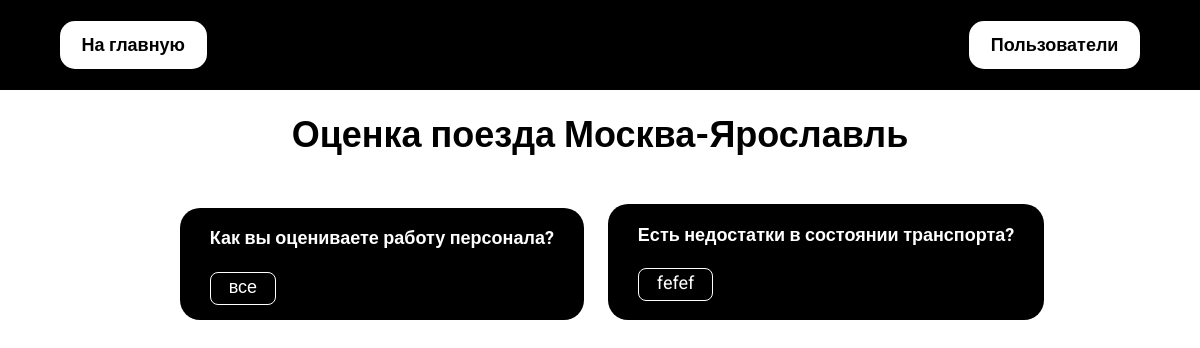
Page /forms/passed_form/11/ on the committed database.
### forms/models.py (models this page shows, shortened)
class Passed_Form(models.Model):
    form = models.ForeignKey(Form, on_delete=models.CASCADE)
    user = models.ForeignKey(User, on_delete=models.CASCADE)

class Form(models.Model):
    name = models.CharField(max_length=255)
    pub_date = models.DateTimeField('date published')
    questions = models.ManyToManyField(Question)

class Answer(models.Model):
    passed_form = models.ForeignKey(Passed_Form, on_delete=models.CASCADE)
    question = models.ForeignKey(Question, on_delete=models.CASCADE)
    text = models.CharField(max_length=255)

class Question(models.Model):
    text = models.CharField(max_length=1024)

### forms/views.py (the view)
# urls.py: path('passed_form/<int:pk>/', views.PassedFormView.as_view(), name='passed_form'),
class PassedFormView(generic.DetailView):
    template_name = 'forms/passed_form.html'
    model = Passed_Form

### forms/templates/forms/passed_form.html (shortened to what this page needs)
<!DOCTYPE html>
<html lang="ru">
    <head>
        {% load static %}
        <link rel="stylesheet" type="text/css" href="{% static 'forms/style.css' %}">
    </head>
    <body>
        {% include "forms/header.html" %}
        <main class="main">
            <h1>
                {{ passed_form.form.name }}
            </h1>
            {% if passed_form.answer_set.all %}
                <ul class="main__list list">
                {% for answer in passed_form.answer_set.all %}
                    <li class="list__elem answer">
                        <div class="answer__block">
                            <span class="block__question-text">{{ answer.question.text }}</span>
                            <span class="block__answer-text">{{ answer.text }}<span>
                        </div>
                    </li>
                {% endfor %}
                </ul>
            {% else %}
                <span>Ответов не будет :(</span>
            {% endif %}
        </main>
    </body>
</html>

### forms/static/forms/style.css (style rules this page uses)
* { font-family: "Lora", serif; font-family: "Montserrat", sans-serif; font-family: "Roboto", sans-serif; font-size: 12px; }
body { margin: 0; display: flex; flex-direction: column; }
.main { display: flex; flex-direction: column; width: 90%; align-items: center; margin: 0; align-self: center; }
.main h1 { font-size: 2rem; text-align: center; }
@media (min-width: 480px) { .main h1 { font-size: 3em; } }
.main__list { display: flex; flex-direction: column; padding: 0; }
@media (min-width: 1000px) { .main__list { flex-direction: row; justify-content: center; flex-wrap: wrap; } }
.main__list .list__elem { list-style-type: none; padding: 1em 2em 1em 2em; background-color: black; display: flex; flex-direction: row; justify-content: center; border-radius: 20px; }
@media (min-width: 480px) { .main__list .list__elem { padding: 1.3em 2.5em 1.3em 2.5em; } }
@media (min-width: 1000px) { .main__list .list__elem { margin-left: 2em; margin-top: 1.3em; } }
.main__list .list__elem:not(:first-child) { margin-top: 1em; }
.main__list .list__elem .answer__block { display: flex; flex-direction: column; color: white; }
.main__list .list__elem .answer__block .block__answer-text { margin-top: 1em; padding-left: 1em; padding-right: 1em; line-height: 1.5em; border: 1px solid white; border-radius: 8px; width: -webkit-fit-content; width: -moz-fit-content; width: fit-content; }
@media (min-width: 480px) { .main__list .list__elem .answer__block .block__answer-text { font-size: 1.5em; } }
@media (min-width: 1000px) { .main__list .list__elem .answer__block .block__answer-text { line-height: 1.6em; } }
.main__list .list__elem .answer__block .block__question-text { font-size: 1.2em; text-align: center; font-weight: 700; }
@media (min-width: 480px) { .main__list .list__elem .answer__block .block__question-text { font-size: 1.5em; } }
@media (min-width: 1000px) { .main__list .list__elem .answer__block .block__question-text { line-height: 1.7em; } }

### rows in the picture
Passed_Form: form.name "Оценка поезда Москва-Ярославль"
Answer: question.text "Как вы оцениваете работу персонала?", text "все"
Answer: question.text "Есть недостатки в состоянии транспорта?", text "fefef"
